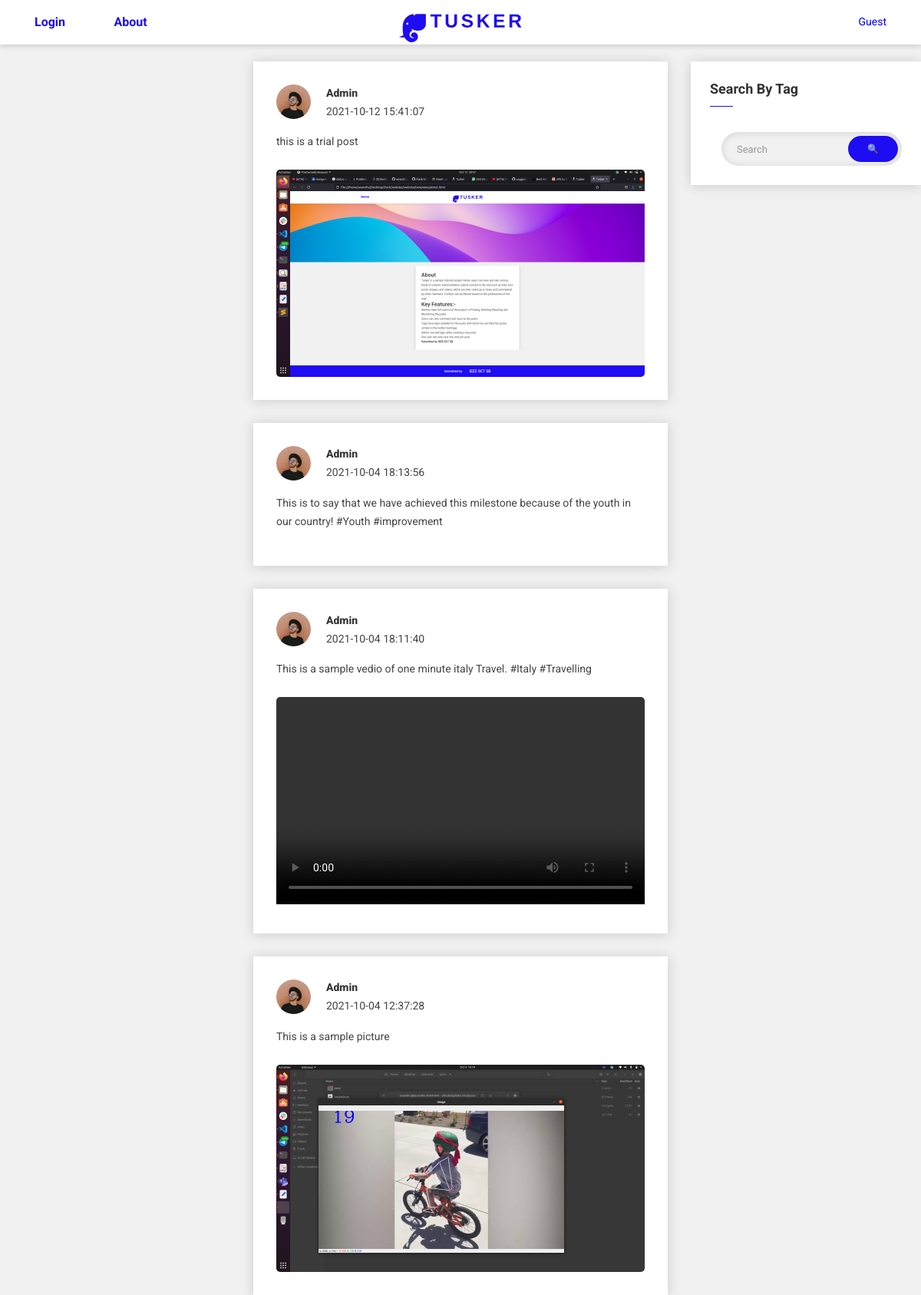
Page /home/viewers on the committed database.
### website/models.py (models this page shows)
class Post(db.Model):
    id = db.Column(db.Integer, primary_key=True)
    text = db.Column(db.Text, nullable=False)
    filename = db.Column(db.Text, default=None)
    date_created = db.Column(db.DateTime(timezone=True), default=func.now())
    author = db.Column(db.Integer, db.ForeignKey(
        'user.id', ondelete="CASCADE"), nullable=False)
    comments = db.relationship('Comment', backref='post', passive_deletes=True)
    likes = db.relationship('Like', backref='post', passive_deletes=True)

class User(db.Model, UserMixin):
    id = db.Column(db.Integer, primary_key=True)
    email = db.Column(db.String(150), unique=True)
    username = db.Column(db.String(150), unique=True)
    password = db.Column(db.String(150))
    is_admin =  db.Column(db.Boolean, default=False)
    date_created = db.Column(db.DateTime(timezone=True), default=func.now())
    posts = db.relationship('Post', backref='user', passive_deletes=True)
    comments = db.relationship('Comment', backref='user', passive_deletes=True)
    likes = db.relationship('Like', backref='user', passive_deletes=True)

### website/views.py (the view)
@views.route("/home/viewers")
def viewers(page=1):
    per_page = 100
    posts = Post.query.paginate(page,per_page,error_out=False)
    return render_template("viewers.html", user=current_user, posts=posts, flag=0)

### website/templates/viewers.html (shortened to what this page needs)
<!doctype html>
<html class="no-js" lang="en">
<head>
    <link rel="stylesheet" href="../static/assets/css/vendor/bootstrap.min.css">
    <link rel="stylesheet" href="../static/assets/css/vendor/bicon.min.css">
    <link rel="stylesheet" href="../static/assets/css/vendor/flaticon.css">
    <link rel="stylesheet" href="../static/assets/css/plugins/plyr.css">
    <link rel="stylesheet" href="../static/assets/css/plugins/slick.min.css">
    <link rel="stylesheet" href="../static/assets/css/plugins/nice-select.css">
    <link rel="stylesheet" href="../static/assets/css/plugins/perfect-scrollbar.css">
    <link rel="stylesheet" href="../static/assets/css/plugins/lightgallery.min.css">
    <link rel="stylesheet" href="../static/assets/css/style.css">
</head>
<body>
    <header>
        <div class="header-top sticky bg-white d-none d-lg-block">
            <div class="container">
                <div class="row align-items-center">
                    <div class="col-md-5">
                        <div class="header-top-navigation">
                            <nav>
                                <ul>
                                    <li class="active"><a href="/home">Login</a></li>
                                    <li class="active"><a href="/about">About</a></li>
                                </ul>
                            </nav>
                        </div>
                    </div>
                    <div class="col-md-2">
                        <div class="brand-logo text-center">
                            <a href="/home">
                                <img src="../static/assets/images/logo/Logo-horizontal.svg" alt="brand logo">
                            </a>
                        </div>
                    </div>
                    <div class="col-md-5">
                        <div class="header-top-right d-flex align-items-center justify-content-end">
                            <p style="color: blue;border:none;background-color: white;font-size: 400;">Guest</p>
                        </div>
                    </div>
                </div>
            </div>
        </div>
    </header>
    <main>
        <div class="main-wrapper pt-80">
            <div class="container">
                <div class="row">
                    <div class="col-lg-3 order-2 order-lg-1">
                    </div>
                    <div class="col-lg-6 order-1 order-lg-2">
                        {% if flag==1 %}
                        {% for post in posts | sort(attribute='date_created',reverse=true) %}
                        <div class="card">
                            <div class="post-title d-flex align-items-center">
                                <div class="profile-thumb">
                                    <a>
                                        <figure class="profile-thumb-middle">
                                            <img src="../static/assets/images/profile/User-Boy 35-35.png" alt="profile picture">
                                        </figure>
                                    </a>
                                </div>
                                <div class="posted-author">
                                    <h6 class="author"><a href="/profile">{{post.user.username}}</a></h6>
                                    <span class="post-time">{{post.date_created}}</span>
                                </div>
                            </div>
                            <div class="post-content">
                                <p class="post-desc">
                                    {{post.text}}
                                </p>
                                {% if post.filename is not none() %}
                                    <div class="post-thumb-gallery">
                                        <figure class="post-thumb img-popup">
                                            {% set image_file = "../uploads/" ~ post.filename %}
                                            {% if image_file[-1:-4:-1] == '4pm' %}
                                            <video width="480" height="270" controls>
                                                <source src="{{image_file}}" type="video/mp4">
                                            </video>
                                            {% else %}
                                            <a href="{{image_file}}">
                                            <img src="{{image_file}}" alt="post image">
                                            </a>
                                            {% endif %}
                                        </figure>
                                    </div>
                                {% endif %}
                                <div class="post-meta">
                                    <button class="post-meta-like">
                                        <span id="likes-count-{{post.id}}">{{ post.likes|length }}</span>
                                        {% if user.id in post.likes|map(attribute="author")|list %}
                                        <i
                                          class="fas fa-thumbs-up"
                                          id="like-button-{{post.id}}"
                                          onclick="like({{post.id}})"
                                        ></i>
                                        {% else %}
                                        <i
                                        class="far fa-thumbs-up"
                                          id="like-button-{{post.id}}"
                                          onclick="like({{post.id}})"
                                        ></i>
                                        {% endif %}
                                </div>
                            </div>
                        </div>
                        {% endfor %}
                        {% else %}
                        {% for post in posts.items| sort(attribute='date_created',reverse=true) %}
                        <div class="card">
                            <div class="post-title d-flex align-items-center">
                                <div class="profile-thumb">
                                    <a >
                                        <figure class="profile-thumb-middle">
                                            <img src="../static/assets/images/profile/admin.png" alt="profile picture">
                                        </figure>
                                    </a>
                                </div>
                                <div class="posted-author">
                                    <h6 class="author"><a href="/profile">{{post.user.username}}</a></h6>
                                    <span class="post-time">{{post.date_created}}</span>
                                </div>
                            </div>
                            <div class="post-content">
                                <p class="post-desc">
                                    {{post.text}}
                                </p>
                                {% if post.filename is not none() %}
                                    <div class="post-thumb-gallery">
                                        <figure class="post-thumb img-popup">
                                            {% set image_file = "../uploads/" ~ post.filename %}
                                            {% if image_file[-1:-4:-1] == '4pm' %}
                                            <video width="480" height="270" controls>
                                                <source src="{{image_file}}" type="video/mp4">
                                            </video>
                                            {% else %}
                                            <a href="{{image_file}}">
                                            <img src="{{image_file}}" alt="post image">
                                            </a>
                                            {% endif %}
                                        </figure>
                                    </div>
                                {% endif %}
                            </div>
                        </div>
                        {% endfor %}
                        {% endif %}
                    </div>
                    <div class="col-lg-3 order-3">
                        <aside class="widget-area">
                            <div class="card widget-item" style="position: fixed;">
                                <h4 class="widget-title">Search By Tag</h4>
                                <div class="widget-body">
                                    <form method="POST" class="share-text-box" action="/home/tag">
                                        <input name="tagname" type="text" placeholder="Search" class="share-text-field">
                                        <button class="btn-share" type="submit">🔍</button>
                                    </form>
                                </div>
                            </div>
                        </aside>
                    </div>
                </div>
            </div>
        </div>
    </main>
</body>
</html>

### website/static/assets/css/style.css (style rules this page uses)
body { color: #444444; line-height: 1.7; font-size: 14px; font-weight: 400; background-color: #f1f1f1; font-family: "Roboto", sans-serif; }
a { -webkit-transition: 0.4s; -o-transition: 0.4s; transition: 0.4s; text-decoration: none; }
p { margin-bottom: 8px; }
p:last-child { margin-bottom: 0; }
h1, h2, h3, h4, h5, h6 { color: #333333; margin-bottom: 0; }
ul { margin: 0; padding: 0; }
ul li { list-style: none; }
figure { margin: 0; }
img { max-width: 100%; -webkit-transition: 0.4s; -o-transition: 0.4s; transition: 0.4s; }
.btn, button { border: none; cursor: pointer; outline: none; padding: 0; -webkit-box-shadow: none; box-shadow: none; -webkit-transition: 0.4s; -o-transition: 0.4s; transition: 0.4s; background-color: transparent; }
input, textarea { resize: none; }
::placeholder { color: #999; font-size: 13px; opacity: 1; }
.container { padding-right: var(--bs-gutter-x, 15px); padding-left: var(--bs-gutter-x, 15px); }
@media only screen and (min-width: 1200px) { .container { max-width: 1140px; } }
.row { --bs-gutter-x: 30px; }
.pt-80 { padding-top: 80px; }
.header-top { -webkit-box-shadow: 0px 1px 20px 0px rgba(85, 85, 85, 0.25); box-shadow: 0px 1px 20px 0px rgba(85, 85, 85, 0.25); }
.header-top-navigation ul li { display: inline-block; margin-right: 60px; position: relative; }
.header-top-navigation ul li:before { top: 50%; left: 100%; content: '/'; position: absolute; -webkit-transform: translateY(-50%); -ms-transform: translateY(-50%); transform: translateY(-50%); display: none; }
.header-top-navigation ul li:last-child { margin-right: 0; padding-right: 0; }
.header-top-navigation ul li:last-child:before { display: none; }
.header-top-navigation ul li a { color: #333333; display: block; font-size: 16px; font-weight: 700; line-height: 1; padding: 21px 0; text-transform: capitalize; }
.header-top-navigation ul li:hover a, .header-top-navigation ul li.active a { color: #1E0CF3; }
.sticky { top: 0; left: 0; position: fixed; width: 100%; z-index: 9; -webkit-box-shadow: 0 0 8px 1px rgba(0, 0, 0, 0.2); box-shadow: 0 0 8px 1px rgba(0, 0, 0, 0.2); }
.main-wrapper { padding-bottom: 0px; }
.card { border: none; border-radius: 0; padding: 30px; margin-bottom: 30px; -webkit-box-shadow: 0px 1px 15px 0px rgba(51, 51, 51, 0.2); box-shadow: 0px 1px 15px 0px rgba(51, 51, 51, 0.2); }
.card:last-child { margin-bottom: 0; }
.card.widget-item { padding: 25px; }
.share-text-box { position: relative; padding-left: 15px; }
.share-text-box .share-text-field { width: 100%; border: none; display: block; height: 44px; padding: 13px 90px 13px 20px; position: relative; border-radius: 50px; overflow: hidden; background-color: #f1f1f1; -webkit-box-shadow: inset 0px 1px 10px 0px rgba(85, 85, 85, 0.2); box-shadow: inset 0px 1px 10px 0px rgba(85, 85, 85, 0.2); -webkit-transition: all 0.4s ease; -o-transition: all 0.4s ease; transition: all 0.4s ease; }
.share-text-box .btn-share { top: 50%; right: 3px; font-size: 12px; font-weight: 700; color: #fff; line-height: 1; padding: 11px 25px; margin-right: 2px; border-radius: 40px; background-color: #1E0CF3; position: absolute; text-transform: uppercase; -webkit-transform: translateY(-50%); -ms-transform: translateY(-50%); transform: translateY(-50%); }
.posted-author { margin-left: 20px; }
.posted-author .post-time { display: block; font-size: 14px; line-height: 1; padding-top: 10px; }
.author { font-size: 14px; font-weight: 800; line-height: 1; text-transform: capitalize; }
.author a { color: #333333; }
.post-thumb-gallery { border-radius: 5px; overflow: hidden; }
.post-thumb img { width: 100%; }
.post-content { padding-top: 18px; }
.post-desc { padding-bottom: 16px; }
.profile-thumb { display: inline-block; position: relative; }
.profile-thumb-middle { width: 45px; height: 45px; display: block; border-radius: 50%; overflow: hidden; }
.widget-title { font-size: 18px; font-weight: 700; color: #333333; margin-bottom: 45px; text-transform: capitalize; position: relative; }
.widget-title:before { bottom: -12px; left: 0; width: 30px; height: 1px; content: ""; position: absolute; background-color: #1E0CF3; }

### rows in the picture
Post: user.username "Admin", date_created "2021-10-12 15:41:07", text "this is a trial post", shows a picture
Post: user.username "Admin", date_created "2021-10-04 18:13:56", text "This is to say that we have achieved this milestone because of the youth in our country! #Youth #improvement"
Post: user.username "Admin", date_created "2021-10-04 18:11:40", text "This is a sample vedio of one minute italy Travel. #Italy #Travelling"
Post: user.username "Admin", date_created "2021-10-04 12:37:28", text "This is a sample picture", shows a picture
